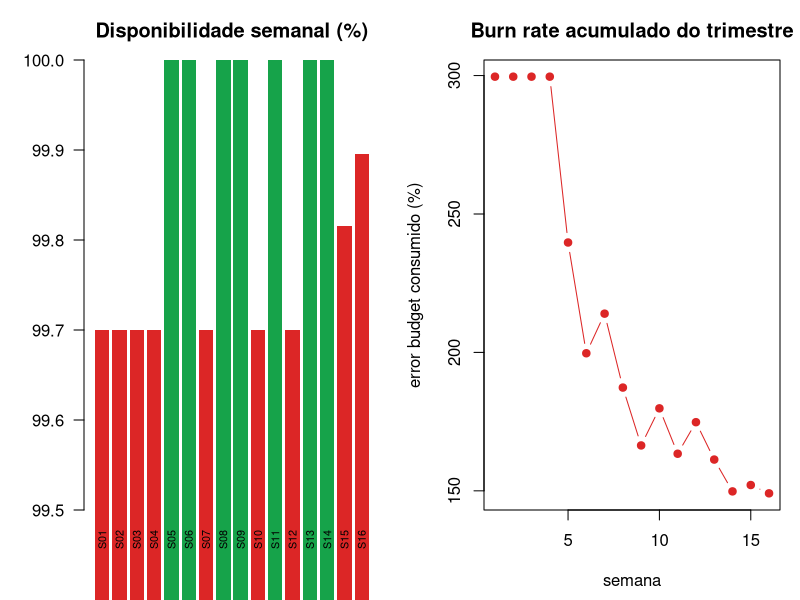

Here is the R script that generated this plot:
# SLO 99.9%: error budget semanal e burn rate acumulado

dir.create("outputs", showWarnings = FALSE)
set.seed(760)

SLO_DISPONIBILIDADE <- 0.999
MINUTOS_POR_SEMANA <- 7 * 24 * 60

gerar_semanas <- function(semanas = 16) {
  # incidentes com duração pesada: maioria pequena, alguns grandes
  n_incidentes <- rpois(semanas, lambda = 0.8)
  downtime_min <- mapply(function(k) {
    if (k == 0) {
      return(0)
    }
    sum(rexp(k, rate = 1 / 25))
  }, n_incidentes)

  data.frame(
    semana = sprintf("S%02d", seq_len(semanas)),
    incidentes = n_incidentes,
    downtime_min = round(pmin(downtime_min, MINUTOS_POR_SEMANA * (1 - SLO_DISPONIBILIDADE) * 3), 1)
  )
}

semanas <- gerar_semanas()
semanas$minutos_no_mes <- MINUTOS_POR_SEMANA
semanas$error_budget_min <- MINUTOS_POR_SEMANA * (1 - SLO_DISPONIBILIDADE)
semanas$disponibilidade_pct <- round(
  (MINUTOS_POR_SEMANA - semanas$downtime_min) / MINUTOS_POR_SEMANA * 100, 3
)
# burn rate da semana: quanto do orcamento semanal foi queimado
semanas$burn_rate <- round(semanas$downtime_min / semanas$error_budget_min, 2)
semanas$burn_acumulado_pct <- round(cumsum(semanas$downtime_min) /
                                      cumsum(semanas$error_budget_min) * 100, 1)

cat("=== DISPONIBILIDADE E ERROR BUDGET POR SEMANA ===\n")
print(semanas[, c("semana", "incidentes", "downtime_min", "disponibilidade_pct",
                  "burn_rate", "burn_acumulado_pct")], row.names = FALSE)

semanas_sla_ok <- sum(semanas$disponibilidade_pct >= SLO_DISPONIBILIDADE * 100)
cat(sprintf("\nSemanas dentro do SLO (%.1f%%): %d de %d\n",
            SLO_DISPONIBILIDADE * 100, semanas_sla_ok, nrow(semanas)))

estourou_idx <- which(semanas$burn_acumulado_pct > 100)[1]
if (!is.na(estourou_idx)) {
  cat(sprintf("\nORCAMENTO DE ERRO EXAURIDO na semana %s!\n",
              semanas$semana[estourou_idx]))
  cat("Politica sugerida: congelar deploys de features e priorizar confiabilidade.\n")
} else {
  restante <- 100 - max(semanas$burn_acumulado_pct)
  cat(sprintf("\nOrcamento restante no fim do trimestre: %.1f%%\n", restante))
}

png("outputs/slo_error_budget.png", width = 1100, height = 450, res = 110)
par(mfrow = c(1, 2), mar = c(4.5, 4.2, 3, 1))

barplot(semanas$disponibilidade_pct, names.arg = semanas$semana,
        col = ifelse(semanas$disponibilidade_pct >= SLO_DISPONIBILIDADE * 100,
                     "#16a34a", "#dc2626"), border = NA,
        ylim = c(99.5, 100), las = 2, cex.names = 0.65,
        main = "Disponibilidade semanal (%)")

plot(seq_len(nrow(semanas)), semanas$burn_acumulado_pct,
     type = "b", pch = 19, col = "#dc2626",
     xlab = "semana", ylab = "error budget consumido (%)",
     main = "Burn rate acumulado do trimestre")
abline(h = 100, lty = 2, col = "gray40")

dev.off()
cat("\nPainel salvo em outputs/slo_error_budget.png\n")
